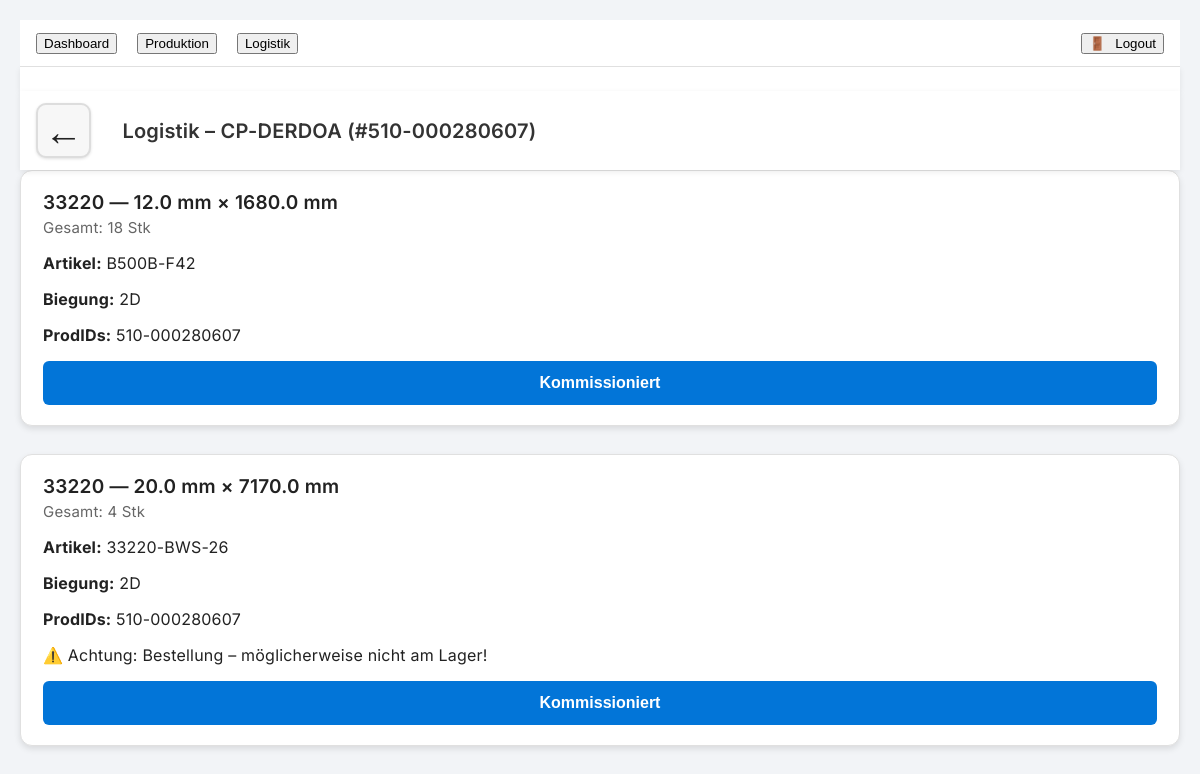
/logistik/CP-DERDOA/510-000280607?start_bft=2026-03-09, run on the app's committed database.
### backend/database.py (models this page shows)
class Item(Base):
    __tablename__ = "items"
    id = Column(Integer, primary_key=True, index=True)
    merge_key = Column(String, index=True)
    kuerzel = Column(String, index=True)
    prod_id = Column(String, index=True)   # ProdID gehört zum Auftrag
    artikel_nr = Column(String)
    artikel_clean = Column(String)
    durchmesser = Column(Float)
    laenge = Column(Float)
    biegung = Column(String)
    bedarfs_menge_pos = Column(Float)
    menge = Column(Float)
    beschaffung = Column(String)
    referenz = Column(String)
    start_bft = Column(String, index=True)
    start_bew = Column(String)
    fertig = Column(Boolean, default=False)
    ausgeliefert = Column(Boolean, default=False)
    kommissioniert = Column(Boolean, default=False)
    ziel_lagerort = Column(String, default="")
    ausgebucht = Column(Boolean, default=False)
    ausgebucht_am = Column(String, default="")

### backend/routes/logistik.py (the view)
@router.get("/logistik/{kuerzel}/{prod_id}")
def logistik_detail(request: Request, kuerzel: str, prod_id: str):
    df = load_df()
    ziellagerorte = load_ziellagerorte()
    start_bft_filter = request.query_params.get("start_bft")
    df_k = df[
        (df["kuerzel"] == kuerzel) &
        (df["prod_id"] == prod_id)
    ].copy()
    if start_bft_filter:
        df_k = df_k[df_k["start_bft"] == start_bft_filter]
    produktion_fertig = True
    prod_ladungstraeger = None
    df_groups = df_k[
        ~(
            (df_k["beschaffung"].astype(str).str.strip() == "Produktion") &
            (df_k["referenz"].astype(str).str.strip() == "Produktion")
        )
    ].copy()
    df_groups["durchmesser"] = pd.to_numeric(df_groups.get("durchmesser", 0), errors="coerce").fillna(0.0)
    df_groups["laenge"] = pd.to_numeric(df_groups.get("laenge", 0), errors="coerce").fillna(0.0)
    df_groups["biegung"] = df_groups.get("biegung", "").astype(str).replace({"nan": "unbekannt", "": "unbekannt"})
    df_groups["artikel_nr"] = df_groups.get("artikel_nr", "").astype(str).replace({"nan": "?", "": "?"})
    df_groups["artikel_clean"] = df_groups.get("artikel_clean", "").astype(str).replace({"nan": "?", "": "?"})
    df_groups["start_bft"] = df_groups.get("start_bft", "").astype(str)
    groups = []
    group_cols = ["kuerzel", "artikel_clean", "artikel_nr", "durchmesser", "laenge", "biegung", "start_bft"]
    for keys, df_art in df_groups.groupby(group_cols):
        (
            kuerzel_val,
            artikel_clean,
            artikel_nr,
            durchmesser,
            laenge,
            biegung,
            start_bft_val,
        ) = keys
        referenzen = df_art["referenz"].astype(str).str.strip().unique()
        bestellung = any(ref == "Bestellung" for ref in referenzen)
        kommissioniert = bool(df_art["kommissioniert"].all())
        ausgeliefert = bool(df_art["ausgeliefert"].all())
        am_lager = all(ref == "Am Lager" for ref in referenzen)
        fehlteil = bestellung
        groups.append({
            "artikel_clean": artikel_clean,
            "artikel_nr": artikel_nr,
            "durchmesser": float(durchmesser),
            "laenge": float(laenge),
            "biegung": biegung,
            "menge": int(df_art["bedarfs_menge_pos"].abs().sum()),
            "prod_ids": sorted(df_art["prod_id"].unique()),
            "row_keys": sorted(df_art["merge_key"].astype(str).unique()),
            "kommissioniert": kommissioniert,
            "ausgeliefert": ausgeliefert,
            "am_lager": am_lager,
            "fehlteil": fehlteil,
            "kritisch_fehlteil": False,
            "start_bft": start_bft_val,
        })
    groups = sorted(groups, key=lambda g: (g["durchmesser"], g["laenge"]))
    alle_relevant_kommissioniert = False
    alle_relevant_ausgeliefert = False
    log_ladungstraeger = None
    if groups:
        relevante = groups
        alle_relevant_kommissioniert = all(
            (g["kommissioniert"] or g["ausgeliefert"]) for g in relevante
        )
        alle_relevant_ausgeliefert = all(
            g["ausgeliefert"] for g in relevante
        )
        if alle_relevant_kommissioniert and not alle_relevant_ausgeliefert:
            menge_summe = sum(g["menge"] for g in relevante)
            all_row_keys = sorted({rk for g in relevante for rk in g["row_keys"]})
            all_prod_ids = sorted({pid for g in relevante for pid in g["prod_ids"]})
            log_ladungstraeger = {
                "menge": int(menge_summe),
                "row_keys": all_row_keys,
                "prod_ids": all_prod_ids
            }
    return request.app.state.templates.TemplateResponse(
        "logistik_detail.html",
        {
            "request": request,
            "kuerzel": kuerzel,
            "prod_id": prod_id,
            "groups": groups,
            "ziellagerorte": ziellagerorte,
            "produktion_fertig": produktion_fertig,
            "prod_ladungstraeger": prod_ladungstraeger,
            "log_ladungstraeger": log_ladungstraeger,
            "start_bft": start_bft_filter or "",
        }
    )

### frontend/templates/logistik_detail.html (shortened to what this page needs)
{% extends "base.html" %}
{% block content %}
{% set page_title = "Logistik – " ~ kuerzel ~ " (#" ~ prod_id ~ ")" %}
{% set back_url = "/logistik" %}
<nav class="app-nav">
    <div class="nav-left">
        <a href="{{ back_url }}" class="nav-back">←</a>
        <span class="nav-title">{{ page_title }}</span>
    </div>
</nav>
<div class="detail-container">
    {% for g in groups %}
    <div class="bundle {% if g.kritisch_fehlteil %}bundle-critical{% elif g.ausgeliefert %}bundle-fertig{% endif %}">
        <div class="bundle-header">
            <div class="bundle-title">
                {{ g.artikel_nr }} — {{ g.durchmesser }} mm × {{ g.laenge }} mm
            </div>
            <div class="bundle-subtitle">
                Gesamt: {{ g.menge }} Stk
            </div>
        </div>
        <div class="bundle-info">
            <p><strong>Artikel:</strong> {{ g.artikel_clean }}</p>
            <p><strong>Biegung:</strong> {{ g.biegung }}</p>
            <p><strong>ProdIDs:</strong> {{ g.prod_ids | join(", ") }}</p>
            {% if g.fehlteil and not g.kritisch_fehlteil %}
                <p class="bundle-warning">
                    ⚠️ Achtung: Bestellung – möglicherweise nicht am Lager!
                </p>
            {% endif %}
        </div>
        {% if g.kritisch_fehlteil %}
            <div class="bundle-actions">
                <button class="bundle-button bundle-button-red" disabled>
                    ❗ Kritisch – fehlt am Betoniertag
                </button>
                <form method="post"
                      action="/logistik/fehlteil_erledigt"
                      class="bundle-form"
                      data-scroll-preserve="true">
                    <input type="hidden" name="kuerzel" value="{{ kuerzel }}">
                    <input type="hidden" name="prod_id" value="{{ prod_id }}">
                    <input type="hidden" name="start_bft" value="{{ start_bft }}">
                    {% for rk in g.row_keys %}
                        <input type="hidden" name="row_keys" value="{{ rk }}">
                    {% endfor %}
                    <button type="submit" class="bundle-button bundle-button-grey">
                        Nicht gefunden
                    </button>
                </form>
            </div>
        {% elif g.ausgeliefert %}
            <div class="bundle-done-hint">✔ Bereits ausgeliefert</div>
        {% elif g.kommissioniert %}
            <div class="bundle-done-hint">✔ Kommissioniert</div>
        {% else %}
            <form method="post"
                  action="/logistik/kommissioniert"
                  class="bundle-form"
                  data-scroll-preserve="true">
                <button type="submit" class="bundle-button">
                    Kommissioniert
                </button>
            </form>
        {% endif %}
    </div>
    {% endfor %}
</div>
{% endblock %}

### frontend/static/css/style.css (style rules this page uses)
body { font-family: "Inter", "Segoe UI", Arial, sans-serif; background: #f2f4f7; margin: 0; padding: 20px; color: #222; letter-spacing: 0.2px; }
.app-nav { position: sticky; top: 0; background: #ffffff; padding: 12px 16px; box-shadow: 0 2px 6px rgba(0,0,0,0.08); z-index: 1000; display: flex; align-items: center; }
.nav-left { display: flex; align-items: center; gap: 12px; }
.nav-back { font-size: 2.4rem; font-weight: 700; text-decoration: none; color: #222; margin-right: 1.2rem; display: inline-flex; align-items: center; justify-content: center; width: 3.2rem; height: 3.2rem; border-radius: 10px; background: #f7f7f7; border: 2px solid #ddd; box-shadow: 0 1px 3px rgba(0,0,0,0.12); transition: all 0.2s ease; }
.nav-title { font-size: 20px; font-weight: 600; color: #333; }
.bundle-button { padding: 14px 18px; font-size: 17px; }
html, body { -webkit-overflow-scrolling: touch; }
.bundle { background: #ffffff; border-radius: 12px; padding: 20px 22px; margin-bottom: 28px; box-shadow: 0 3px 6px rgba(0,0,0,0.10); border: 1px solid #e0e0e0; transition: background 0.25s ease; }
.bundle-header { margin-bottom: 16px; }
.bundle-title { font-size: 19px; font-weight: 600; margin-bottom: 4px; }
.bundle-subtitle { font-size: 15px; color: #666; }
.bundle-form { margin-top: 12px; }
.bundle-button { background: #0275d8; color: white; border: none; padding: 12px 16px; border-radius: 6px; cursor: pointer; font-size: 16px; font-weight: 600; min-height: 44px; width: 100%; }

### data on the page
Item: artikel_nr "33220", biegung "2D", artikel_nr "33220", durchmesser "20.0", laenge "7170.0", menge "4", artikel_clean "33220-BWS-26", biegung "2D", prod_ids "510-000280607", shows "⚠️ Achtung: Bestellung – möglicherweise nicht am Lager!"
Item: artikel_clean "B500B-F42"

### other printed values
{{ page_title }} "Logistik – CP-DERDOA (#510-000280607)"
{{ g.durchmesser }} "12.0"
{{ g.laenge }} "1680.0"
{{ g.menge }} "18"
{{ g.prod_ids | join(", ") }} "510-000280607"
